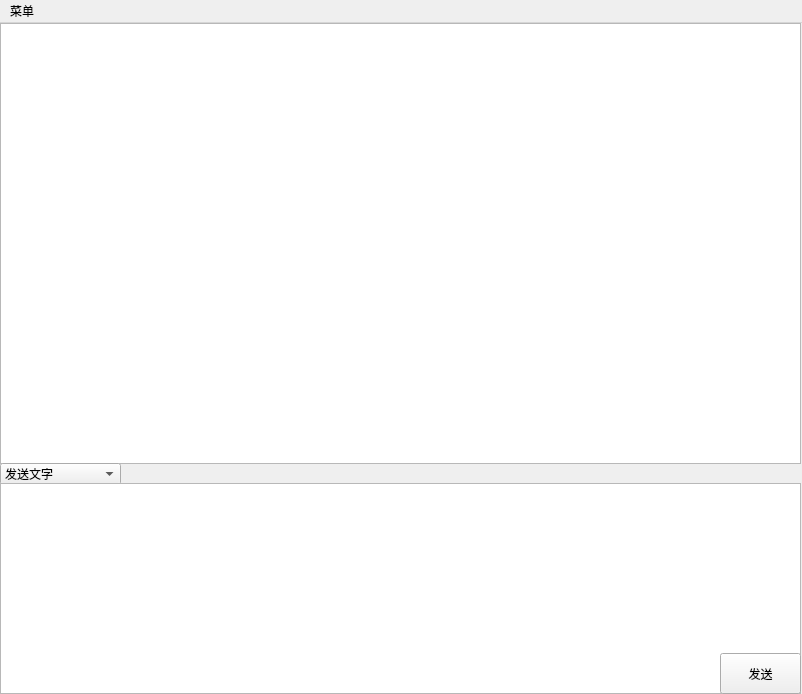
<?xml version="1.0" encoding="UTF-8"?>
<ui version="4.0">
 <class>MainWindow</class>
 <widget class="QMainWindow" name="MainWindow">
  <property name="geometry">
   <rect>
    <x>0</x>
    <y>0</y>
    <width>802</width>
    <height>694</height>
   </rect>
  </property>
  <property name="windowTitle">
   <string>聊天吧！</string>
  </property>
  <widget class="QWidget" name="centralwidget">
   <widget class="QListWidget" name="listWidget">
    <property name="geometry">
     <rect>
      <x>0</x>
      <y>0</y>
      <width>801</width>
      <height>441</height>
     </rect>
    </property>
   </widget>
   <widget class="QComboBox" name="comboBox">
    <property name="geometry">
     <rect>
      <x>0</x>
      <y>440</y>
      <width>121</width>
      <height>22</height>
     </rect>
    </property>
    <item>
     <property name="text">
      <string>发送文字</string>
     </property>
    </item>
    <item>
     <property name="text">
      <string>发送指令</string>
     </property>
    </item>
   </widget>
   <widget class="QTextEdit" name="textEdit">
    <property name="geometry">
     <rect>
      <x>0</x>
      <y>460</y>
      <width>801</width>
      <height>211</height>
     </rect>
    </property>
   </widget>
   <widget class="QPushButton" name="pushButton">
    <property name="geometry">
     <rect>
      <x>720</x>
      <y>630</y>
      <width>81</width>
      <height>41</height>
     </rect>
    </property>
    <property name="text">
     <string>发送</string>
    </property>
   </widget>
  </widget>
  <widget class="QMenuBar" name="menubar">
   <property name="geometry">
    <rect>
     <x>0</x>
     <y>0</y>
     <width>802</width>
     <height>23</height>
    </rect>
   </property>
   <widget class="QMenu" name="menu">
    <property name="title">
     <string>菜单</string>
    </property>
    <addaction name="actionsignout"/>
    <addaction name="actionexit"/>
   </widget>
   <addaction name="menu"/>
  </widget>
  <action name="actionsignout">
   <property name="text">
    <string>signout</string>
   </property>
  </action>
  <action name="actionexit">
   <property name="text">
    <string>exit</string>
   </property>
  </action>
 </widget>
 <resources/>
 <connections/>
</ui>
